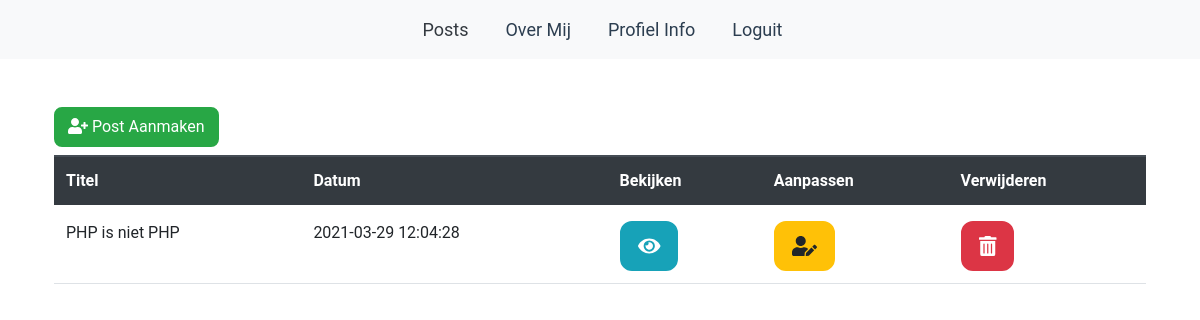
The app's page /admin/dashboard.php (signed in), older data.
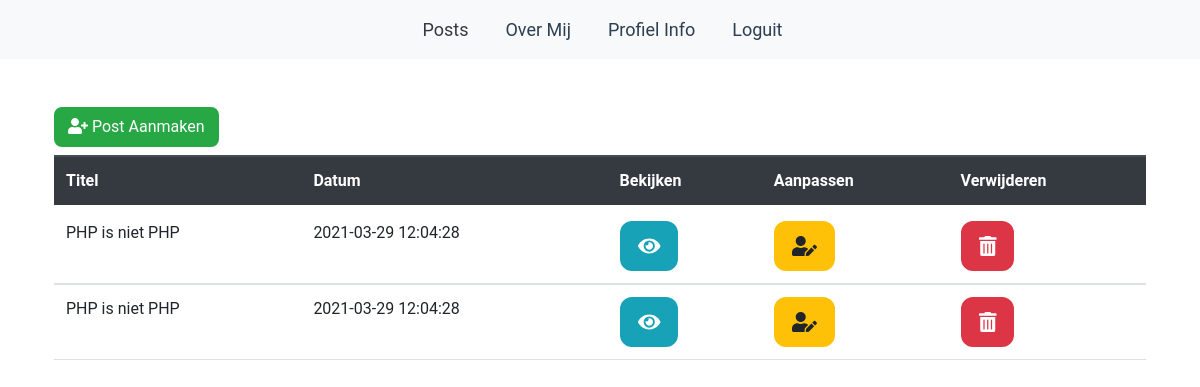
The same page, newer data.
### tables this page shows
CREATE TABLE `subject` (
  `id` varchar(64) NOT NULL,
  `titel` varchar(64) NOT NULL,
  `text` longtext NOT NULL,
  `subtext` text NOT NULL,
  `video` varchar(48) NOT NULL,
  `leerlijn` varchar(64) NOT NULL,
  `date` datetime NOT NULL DEFAULT current_timestamp(),
  `uitgelicht` int(1) NOT NULL,
  `image` text NOT NULL
);

### admin/dashboard.php (the view, shortened to what this page needs)
<?php
require('../php/database.php');
$sql = "SELECT id,titel,date FROM subject ORDER BY date DESC;";
$result = $conn->query($sql);
?>
<!doctype html>
<html lang="en">
<head>
	<?php require("style.php"); ?>
</head>
<body>
<?php require("navbar.php"); ?>
<div class="container">
	<?php echo '<a href="createpost.php" class="btn btn-success mt-5"><i class="fas fa-user-plus"></i> Post Aanmaken</a>' ?>
	<div class="center-div">
		<table class="table mt-2">
			<thead class="thead-dark">
				<tr>
					<th scope="col">Titel</th>
					<th scope="col">Datum</th>
					<th scope="col">Bekijken</th>
					<th scope="col">Aanpassen</th>
					<th scope="col">Verwijderen</th>
				</tr>
			</thead>
			<tbody>
				<?php
				foreach ($result as $item) {
					echo "<td>" . $item["titel"] . "</td><td>" .  $item["date"] . "</td></td><td><a href='../post.php?id=" . $item['id'] . "' class='btn btn-info btn-lg'><i class='fas fa-eye'></i></a></td><td><a href='changepost.php?id=" . $item['id'] . "' class='btn btn-warning btn-lg'><i class='fas fa-user-edit'></i></a></td><td><button type='button' data-bs-toggle='modal' data-bs-target='#post". $item['id'] ."' class='btn btn-danger btn-lg'><i class='fas fa-trash-alt'></i></button></td></tr>
					<div class='modal fade' id='post". $item['id'] ."' data-bs-backdrop='static' data-bs-keyboard='false' tabindex='-1' aria-labelledby='postlabel". $item['id'] ."' aria-hidden='true'>
                        <div class='modal-dialog'>
                          <div class='modal-content'>
                            <div class='modal-header'>
                              <h5 class='modal-title' id='postlabel". $item['id'] ."'>Modal title</h5>
                              <button type='button' class='btn-close' data-bs-dismiss='modal' aria-label='Close'></button>
                            </div>
                            <div class='modal-body'>
                            <b>Weet je zeker dat je de post wilt verwijderen? Deze actie kan niet ongedaan worden!</b>
                            </div>
                            <div class='modal-footer'>
                              <button type='button' class='btn btn-secondary' data-bs-dismiss='modal'>Close</button>
                              <a href='../php/removepost.php?id=" . $item["id"] . "'><button type='button' class='btn btn-danger'>Understood</button></a>
                            </div>
                          </div>
                        </div>
                      </div>";
				}
				?>
			</tbody>
		</table>
	</div>
</div>
</body>
</html>

Row changes from the older to the newer data that the page shows:
added subject: titel "PHP is niet PHP", date "2021-03-29 12:04:28"
